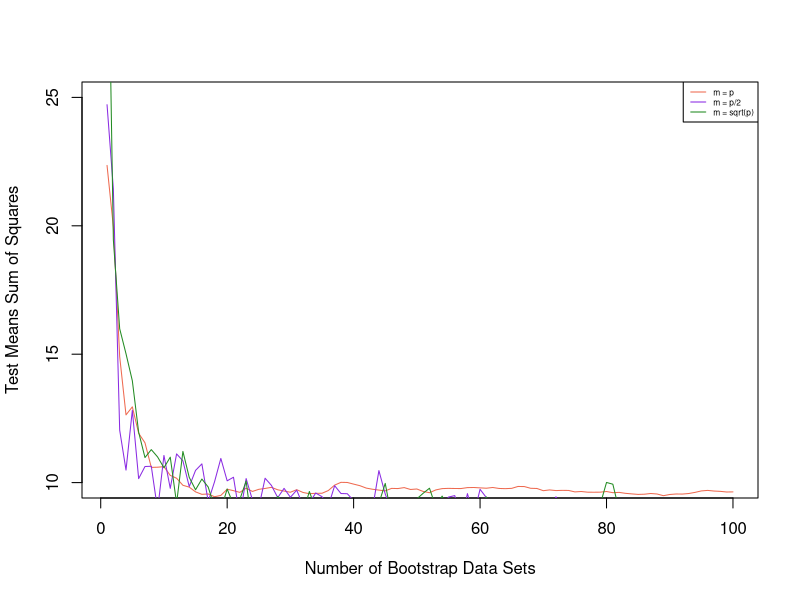

This chart was generated by the following R code:
library(MASS)
library(randomForest)

set.seed(22)

boston_var = ncol(Boston) - 1
train = sample(1:nrow(Boston), nrow(Boston)/2)
boston.test = Boston [-train ,"medv"]

# bag.boston_full = randomForest(medv~., data=Boston, subset=train, mtry=boston_var)
# bag.boston_half = randomForest(medv~., data=Boston, subset=train, mtry=boston_var / 2)
# bag.boston_sqrt = randomForest(medv~., data=Boston, subset=train, mtry=sqrt(boston_var))
# plot(1:500, bag.boston_full$test$mse, col="coral2", type="l", xlab="Ntree", ylab = "Test MSE %")
# lines(1:500, bag.boston_half$test$mse, col="blueviolet", type="l")
# lines(1:500, bag.boston_sqrt$test$mse, col="forestgreen", type="l")

test.mse=rep(0,100)
test.mse.half=rep(0, 100)
test.mse.sqrt=rep(0, 100)

for(i in 1:100){
  set.seed(100)
  bag.boston = randomForest(medv~., data=Boston, subset=train, mtry=boston_var, ntree = i, importance = TRUE)
  yhat.bag=predict(bag.boston,newdata=Boston[-train,])
  test.mse[i]=mean((yhat.bag-boston.test)^2)
  
  bag.boston_half = randomForest(medv~., data=Boston, subset=train, mtry=boston_var / 2, ntree = i, importance = TRUE)
  yhat.bag=predict(bag.boston_half,newdata=Boston[-train,])
  test.mse.half[i]=mean((yhat.bag-boston.test)^2)
  
  bag.boston_sqrt = randomForest(medv~., data=Boston, subset=train, mtry=sqrt(boston_var), ntree = i, importance = TRUE)
  yhat.bag=predict(bag.boston_sqrt,newdata=Boston[-train,])
  test.mse.sqrt[i]=mean((yhat.bag-boston.test)^2)
}

plot(test.mse,xlab="Number of Bootstrap Data Sets",ylab="Test Means Sum of Squares", type="l", col="coral2", ylim = c(10, 25))
lines(test.mse.half, col="blueviolet", type="l")
lines(test.mse.sqrt, col="forestgreen", type="l")

legend("topright", c("m = p", "m = p/2", "m = sqrt(p)"), col = c("coral2", "blueviolet", "forestgreen"), cex = 0.5, lty = 1)
